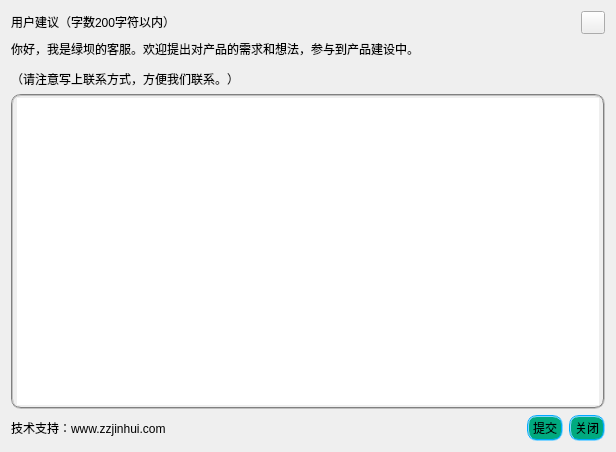
<?xml version="1.0" encoding="UTF-8"?>
<ui version="4.0">
 <class>FeedbackWidget</class>
 <widget class="QWidget" name="FeedbackWidget">
  <property name="geometry">
   <rect>
    <x>0</x>
    <y>0</y>
    <width>616</width>
    <height>452</height>
   </rect>
  </property>
  <property name="minimumSize">
   <size>
    <width>616</width>
    <height>452</height>
   </size>
  </property>
  <property name="maximumSize">
   <size>
    <width>616</width>
    <height>452</height>
   </size>
  </property>
  <property name="windowTitle">
   <string>用户反馈</string>
  </property>
  <property name="styleSheet">
   <string notr="true"/>
  </property>
  <layout class="QGridLayout" name="gridLayout">
   <item row="2" column="0">
    <layout class="QHBoxLayout" name="horizontalLayout_2">
     <item>
      <widget class="QPlainTextEdit" name="plainTextEdit">
       <property name="styleSheet">
        <string notr="true">border:2px groove gray;border-radius:10px;padding:2px 4px;</string>
       </property>
      </widget>
     </item>
    </layout>
   </item>
   <item row="0" column="0">
    <layout class="QHBoxLayout" name="horizontalLayout_3">
     <item>
      <widget class="QLabel" name="label_3">
       <property name="text">
        <string>&lt;html&gt;&lt;head/&gt;&lt;body&gt;&lt;p&gt;用户建议（字数200字符以内）&lt;/p&gt;&lt;/body&gt;&lt;/html&gt;</string>
       </property>
      </widget>
     </item>
     <item>
      <spacer name="horizontalSpacer_2">
       <property name="orientation">
        <enum>Qt::Horizontal</enum>
       </property>
       <property name="sizeHint" stdset="0">
        <size>
         <width>518</width>
         <height>20</height>
        </size>
       </property>
      </spacer>
     </item>
     <item>
      <widget class="QToolButton" name="closeButton">
       <property name="text">
        <string/>
       </property>
      </widget>
     </item>
    </layout>
   </item>
   <item row="1" column="0">
    <widget class="QLabel" name="label_2">
     <property name="text">
      <string>&lt;html&gt;&lt;head/&gt;&lt;body&gt;&lt;p&gt;你好，我是绿坝的客服。欢迎提出对产品的需求和想法，参与到产品建设中。&lt;/p&gt;&lt;p&gt;（请注意写上联系方式，方便我们联系。）&lt;/p&gt;&lt;/body&gt;&lt;/html&gt;</string>
     </property>
    </widget>
   </item>
   <item row="3" column="0">
    <layout class="QHBoxLayout" name="horizontalLayout">
     <item>
      <widget class="QLabel" name="label">
       <property name="text">
        <string>技术支持：www.zzjinhui.com</string>
       </property>
      </widget>
     </item>
     <item>
      <spacer name="horizontalSpacer">
       <property name="orientation">
        <enum>Qt::Horizontal</enum>
       </property>
       <property name="sizeHint" stdset="0">
        <size>
         <width>208</width>
         <height>20</height>
        </size>
       </property>
      </spacer>
     </item>
     <item>
      <widget class="QPushButton" name="pushButton">
       <property name="styleSheet">
        <string notr="true">border:2px groove gray;border-radius:10px;padding:2px 4px;
border-color: rgb(0, 170, 255);
background-color: rgb(0, 170, 127);</string>
       </property>
       <property name="text">
        <string>提交</string>
       </property>
      </widget>
     </item>
     <item>
      <widget class="QPushButton" name="pushButton_2">
       <property name="styleSheet">
        <string notr="true">border:2px groove gray;border-radius:10px;padding:2px 4px;
background-color: rgb(0, 170, 127);
border-color: rgb(0, 170, 255);</string>
       </property>
       <property name="text">
        <string>关闭</string>
       </property>
      </widget>
     </item>
    </layout>
   </item>
  </layout>
 </widget>
 <resources>
  <include location="qtlvba.qrc"/>
 </resources>
 <connections/>
</ui>
